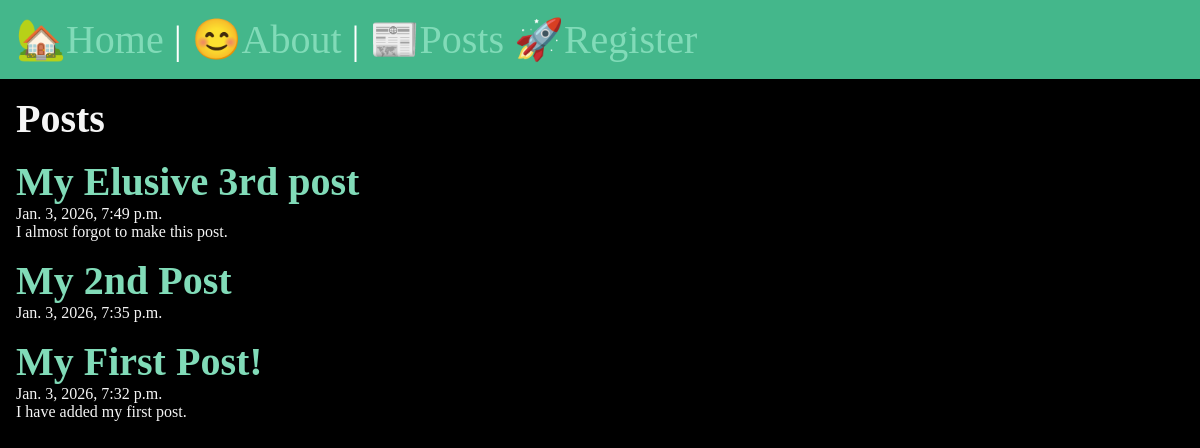
The app's page /posts/, older data.
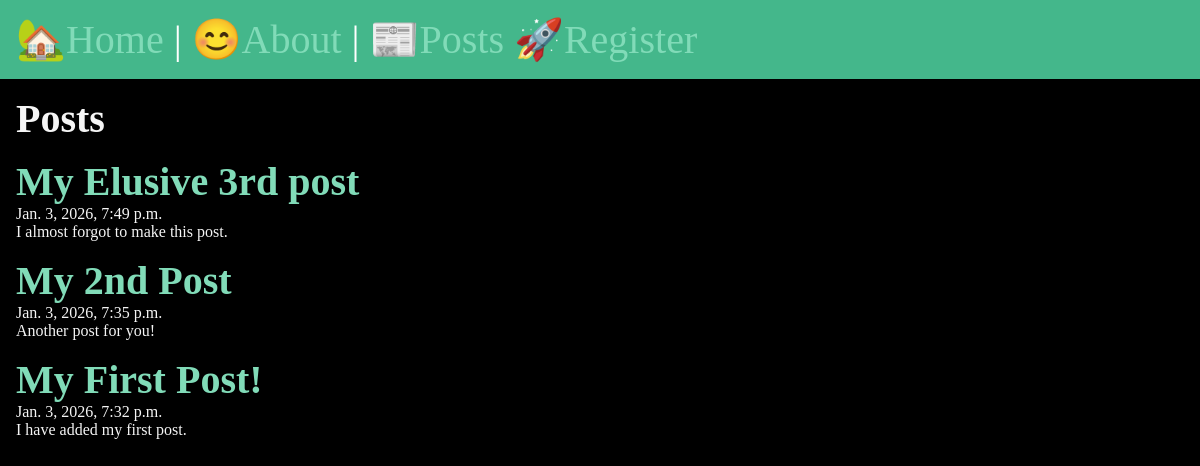
The same page, newer data.
### posts/models.py (models this page shows, shortened)
class Post(models.Model):
    title = models.CharField(max_length=75)
    body = models.TextField()
    slug = models.SlugField()
    date = models.DateTimeField(auto_now_add=True)
    banner = models.ImageField(default='fallback.png', blank=True)

### posts/views.py (the view)
# urls.py: path('', views.posts_list, name="list"),
def posts_list(request):
    posts = Post.objects.all().order_by('-date')
    return render(request, 'posts/posts_list.html', {'posts': posts})

### posts/templates/posts/posts_list.html (shortened to what this page needs)
{% extends "layout.html" %}
{% block content %}
    <section>
        <h1>Posts</h1>
        {% for post in posts %}
            <article class = "post">
                <h2>
                    <a href="{% url 'posts:page' slug=post.slug %}">
                        {{ post.title }}
                    </a>
                </h2>
                <p>{{ post.date }}</p>
                <p>{{ post.body }}</p>
            </article>
        {% endfor %}
    </section>
{% endblock %}

Row changes from the older to the newer data that the page shows:
changed Post "My 2nd Post": body (not shown) → "Another post for you!"
